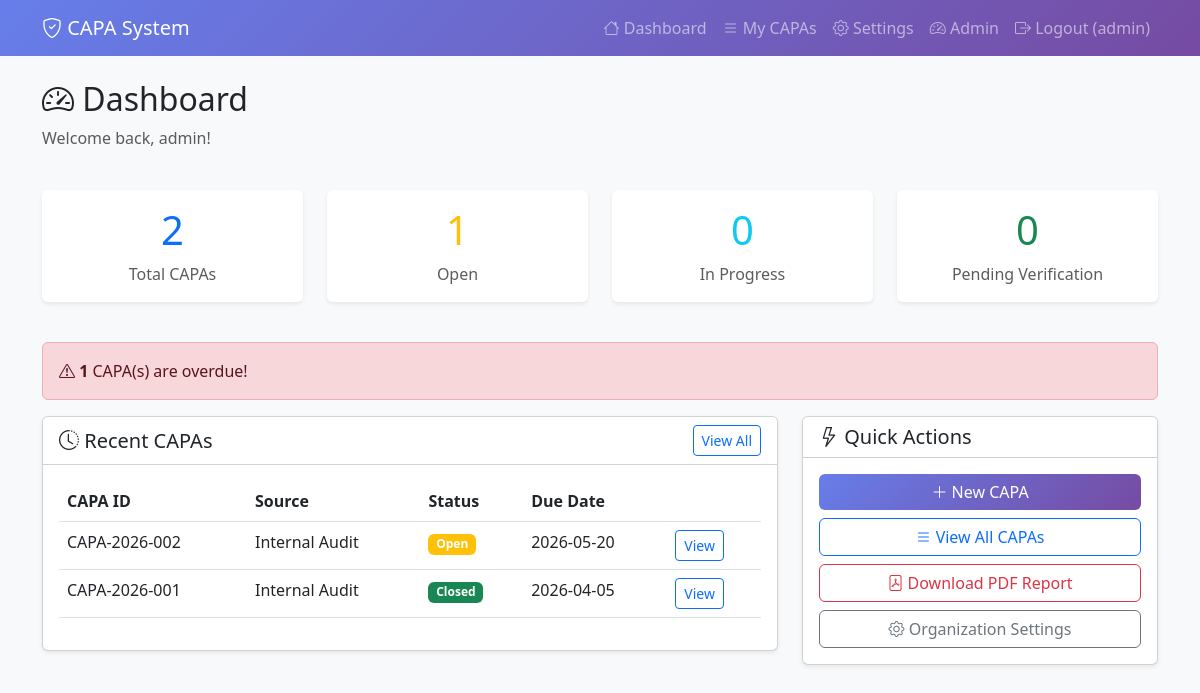
The page /dashboard (signed in) on the database its author committed.
### models.py (models this page shows, shortened)
class User(UserMixin, db.Model):
    id = db.Column(db.Integer, primary_key=True)
    username = db.Column(db.String(80), unique=True, nullable=False)
    email = db.Column(db.String(120), unique=True, nullable=False)
    password_hash = db.Column(db.String(128))
    is_admin = db.Column(db.Boolean, default=False)
    created_at = db.Column(db.DateTime, default=datetime.utcnow)
    capas = db.relationship('CAPA', backref='owner_user', lazy=True)

class CAPA(db.Model):
    id = db.Column(db.Integer, primary_key=True)
    capa_id = db.Column(db.String(20), unique=True, nullable=False)
    source = db.Column(db.String(50))
    description = db.Column(db.Text)
    root_cause = db.Column(db.Text)
    action_type = db.Column(db.String(20))
    owner = db.Column(db.String(100))
    due_date = db.Column(db.Date)
    action_taken = db.Column(db.Text)
    progress_status = db.Column(db.String(50), default='Not Started')
    status = db.Column(db.String(50), default='Open')
    date_opened = db.Column(db.DateTime, default=datetime.utcnow)
    date_closed = db.Column(db.DateTime)
    action_started_date = db.Column(db.Date)
    action_completed_date = db.Column(db.Date)
    effectiveness_check = db.Column(db.Text)
    feedback = db.Column(db.Text)
    verified_by = db.Column(db.String(100))
    verification_date = db.Column(db.Date)
    user_id = db.Column(db.Integer, db.ForeignKey('user.id'))
    evidence_files = db.relationship('EvidenceFile', backref='capa', lazy=True, cascade='all, delete-orphan')

### routes.py (the view)
@app.route('/dashboard')
@login_required
def index():
    total = CAPA.query.filter_by(user_id=current_user.id).count()
    open_count = CAPA.query.filter_by(user_id=current_user.id, status='Open').count()
    in_progress = CAPA.query.filter_by(user_id=current_user.id, status='In Progress').count()
    pending = CAPA.query.filter_by(user_id=current_user.id, status='Pending Verification').count()
    overdue_count = CAPA.query.filter(CAPA.user_id == current_user.id,
                                      CAPA.due_date < datetime.utcnow().date(),
                                      CAPA.status.notin_(['Closed', 'Completed'])).count()
    recent = CAPA.query.filter_by(user_id=current_user.id).order_by(CAPA.date_opened.desc()).limit(5).all()
    return render_template('index.html', total=total, open=open_count,
                          in_progress=in_progress, pending=pending,
                          overdue=overdue_count, recent=recent)

### app.py (called while the page is built)
@login_manager.user_loader
def load_user(user_id):
    from models import User
    return User.query.get(int(user_id))

### templates/index.html (shortened to what this page needs)
{% extends 'base.html' %}
{% block content %}
<div class="row mb-4">
    <div class="col-12">
        <h2><i class="bi bi-speedometer2"></i> Dashboard</h2>
        <p class="text-muted">Welcome back, {{ current_user.username }}!</p>
    </div>
</div>
<div class="row mb-4">
    <div class="col-md-3 mb-3">
        <div class="card shadow-sm border-0">
            <div class="card-body text-center">
                <h1 class="text-primary">{{ total }}</h1>
                <p class="text-muted mb-0">Total CAPAs</p>
            </div>
        </div>
    </div>
    <div class="col-md-3 mb-3">
        <div class="card shadow-sm border-0">
            <div class="card-body text-center">
                <h1 class="text-warning">{{ open }}</h1>
                <p class="text-muted mb-0">Open</p>
            </div>
        </div>
    </div>
    <div class="col-md-3 mb-3">
        <div class="card shadow-sm border-0">
            <div class="card-body text-center">
                <h1 class="text-info">{{ in_progress }}</h1>
                <p class="text-muted mb-0">In Progress</p>
            </div>
        </div>
    </div>
    <div class="col-md-3 mb-3">
        <div class="card shadow-sm border-0">
            <div class="card-body text-center">
                <h1 class="text-success">{{ pending }}</h1>
                <p class="text-muted mb-0">Pending Verification</p>
            </div>
        </div>
    </div>
</div>
{% if overdue > 0 %}
<div class="alert alert-danger">
    <i class="bi bi-exclamation-triangle"></i> <strong>{{ overdue }}</strong> CAPA(s) are overdue!
</div>
{% endif %}
<div class="row">
    <div class="col-lg-8">
        <div class="card shadow-sm">
            <div class="card-header bg-white d-flex justify-content-between align-items-center">
                <h5 class="mb-0"><i class="bi bi-clock-history"></i> Recent CAPAs</h5>
                <a href="{{ url_for('capa_list') }}" class="btn btn-sm btn-outline-primary">View All</a>
            </div>
            <div class="card-body">
                {% if recent %}
                <div class="table-responsive">
                    <table class="table table-hover">
                        <thead>
                            <tr>
                                <th>CAPA ID</th>
                                <th>Source</th>
                                <th>Status</th>
                                <th>Due Date</th>
                                <th></th>
                            </tr>
                        </thead>
                        <tbody>
                            {% for capa in recent %}
                            <tr>
                                <td>{{ capa.capa_id }}</td>
                                <td>{{ capa.source }}</td>
                                <td>
                                    <span class="badge bg-{{ 'warning' if capa.status == 'Open' else 'info' if capa.status == 'In Progress' else 'success' if capa.status == 'Closed' else 'secondary' }}">
                                        {{ capa.status }}
                                    </span>
                                </td>
                                <td>{{ capa.due_date.strftime('%Y-%m-%d') if capa.due_date else 'N/A' }}</td>
                                <td>
                                    <a href="{{ url_for('capa_detail', id=capa.id) }}" class="btn btn-sm btn-outline-primary">View</a>
                                </td>
                            </tr>
                            {% endfor %}
                        </tbody>
                    </table>
                </div>
                {% else %}
                <p class="text-muted text-center py-4">No CAPAs yet. <a href="{{ url_for('capa_new') }}">Create one</a>.</p>
                {% endif %}
            </div>
        </div>
    </div>
    <div class="col-lg-4">
        <div class="card shadow-sm">
            <div class="card-header bg-white">
                <h5 class="mb-0"><i class="bi bi-lightning"></i> Quick Actions</h5>
            </div>
            <div class="card-body">
                <div class="d-grid gap-2">
                    <a href="{{ url_for('capa_new') }}" class="btn btn-primary-custom text-white">
                        <i class="bi bi-plus-lg"></i> New CAPA
                    </a>
                    <a href="{{ url_for('capa_list') }}" class="btn btn-outline-primary">
                        <i class="bi bi-list"></i> View All CAPAs
                    </a>
                    <a href="{{ url_for('capas_list_pdf') }}" class="btn btn-outline-danger">
                        <i class="bi bi-file-pdf"></i> Download PDF Report
                    </a>
                    <a href="{{ url_for('settings') }}" class="btn btn-outline-secondary">
                        <i class="bi bi-gear"></i> Organization Settings
                    </a>
                </div>
            </div>
        </div>
    </div>
</div>
{% endblock %}

### templates/base.html (shortened to what this page needs)
<!DOCTYPE html>
<html lang="en">
<head>
    <link href="https://cdn.jsdelivr.net/npm/bootstrap@5.3.0/dist/css/bootstrap.min.css" rel="stylesheet">
    <link rel="stylesheet" href="https://cdn.jsdelivr.net/npm/bootstrap-icons@1.10.0/font/bootstrap-icons.css">
</head>
<body class="bg-light">
    {% block navbar %}
    <nav class="navbar navbar-expand-lg navbar-dark navbar-custom">
        <div class="container">
            <a class="navbar-brand" href="{{ url_for('home') }}">
                <i class="bi bi-shield-check"></i> CAPA System
            </a>
            {% if current_user.is_authenticated %}
            <div class="navbar-nav ms-auto">
                <a class="nav-link" href="{{ url_for('index') }}"><i class="bi bi-house"></i> Dashboard</a>
                <a class="nav-link" href="{{ url_for('capa_list') }}"><i class="bi bi-list"></i> My CAPAs</a>
                <a class="nav-link" href="{{ url_for('settings') }}"><i class="bi bi-gear"></i> Settings</a>
                {% if current_user.is_admin %}
                <a class="nav-link" href="{{ url_for('admin_dashboard') }}"><i class="bi bi-speedometer2"></i> Admin</a>
                {% endif %}
                <a class="nav-link" href="{{ url_for('logout') }}"><i class="bi bi-box-arrow-right"></i> Logout ({{ current_user.username }})</a>
            </div>
            {% endif %}
        </div>
    </nav>
    {% endblock %}
    <div class="container py-4">
        {% block content %}{% endblock %}
    </div>
</body>
</html>

### rows shown on the page
User: username "admin"
CAPA: capa_id "CAPA-2026-002", source "Internal Audit", status "Open", due_date "2026-05-20"
CAPA: capa_id "CAPA-2026-001", source "Internal Audit", status "Closed", due_date "2026-04-05"

### other values the page prints
{{ total }} "2"
{{ open }} "1"
{{ in_progress }} "0"
{{ pending }} "0"
{{ overdue }} "1"
